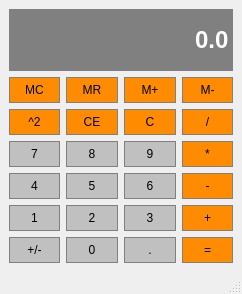
<?xml version="1.0" encoding="UTF-8"?>
<ui version="4.0">
 <class>Calculator</class>
 <widget class="QMainWindow" name="Calculator">
  <property name="geometry">
   <rect>
    <x>0</x>
    <y>0</y>
    <width>242</width>
    <height>294</height>
   </rect>
  </property>
  <property name="windowTitle">
   <string>Calculator</string>
  </property>
  <widget class="QWidget" name="centralwidget">
   <layout class="QGridLayout" name="gridLayout">
    <item row="6" column="0">
     <widget class="QPushButton" name="Sign">
      <property name="sizePolicy">
       <sizepolicy hsizetype="Preferred" vsizetype="Preferred">
        <horstretch>0</horstretch>
        <verstretch>0</verstretch>
       </sizepolicy>
      </property>
      <property name="styleSheet">
       <string notr="true">QPushButton {
	background-color: #C0C0C0;
	border: 1px solid gray;
	padding: 5px;
}

QPushButton:pressed {
	background-color: #A9A9A9;
	border: 1px solid gray;
	padding: 5px;
}</string>
      </property>
      <property name="text">
       <string>+/-</string>
      </property>
     </widget>
    </item>
    <item row="5" column="2">
     <widget class="QPushButton" name="Button3">
      <property name="sizePolicy">
       <sizepolicy hsizetype="Preferred" vsizetype="Preferred">
        <horstretch>0</horstretch>
        <verstretch>0</verstretch>
       </sizepolicy>
      </property>
      <property name="styleSheet">
       <string notr="true">QPushButton {
	background-color: #C0C0C0;
	border: 1px solid gray;
	padding: 5px;
}

QPushButton:pressed {
	background-color: #A9A9A9;
	border: 1px solid gray;
	padding: 5px;
}</string>
      </property>
      <property name="text">
       <string>3</string>
      </property>
     </widget>
    </item>
    <item row="3" column="0">
     <widget class="QPushButton" name="Button7">
      <property name="sizePolicy">
       <sizepolicy hsizetype="Preferred" vsizetype="Preferred">
        <horstretch>0</horstretch>
        <verstretch>0</verstretch>
       </sizepolicy>
      </property>
      <property name="styleSheet">
       <string notr="true">QPushButton {
	background-color: #C0C0C0;
	border: 1px solid gray;
	padding: 5px;
}

QPushButton:pressed {
	background-color: #A9A9A9;
	border: 1px solid gray;
	padding: 5px;
}</string>
      </property>
      <property name="text">
       <string>7</string>
      </property>
     </widget>
    </item>
    <item row="6" column="1">
     <widget class="QPushButton" name="Button0">
      <property name="sizePolicy">
       <sizepolicy hsizetype="Preferred" vsizetype="Preferred">
        <horstretch>0</horstretch>
        <verstretch>0</verstretch>
       </sizepolicy>
      </property>
      <property name="styleSheet">
       <string notr="true">QPushButton {
	background-color: #C0C0C0;
	border: 1px solid gray;
	padding: 5px;
}

QPushButton:pressed {
	background-color: #A9A9A9;
	border: 1px solid gray;
	padding: 5px;
}</string>
      </property>
      <property name="text">
       <string>0</string>
      </property>
     </widget>
    </item>
    <item row="4" column="1">
     <widget class="QPushButton" name="Button5">
      <property name="sizePolicy">
       <sizepolicy hsizetype="Preferred" vsizetype="Preferred">
        <horstretch>0</horstretch>
        <verstretch>0</verstretch>
       </sizepolicy>
      </property>
      <property name="styleSheet">
       <string notr="true">QPushButton {
	background-color: #C0C0C0;
	border: 1px solid gray;
	padding: 5px;
}

QPushButton:pressed {
	background-color: #A9A9A9;
	border: 1px solid gray;
	padding: 5px;
}</string>
      </property>
      <property name="text">
       <string>5</string>
      </property>
     </widget>
    </item>
    <item row="4" column="2">
     <widget class="QPushButton" name="Button6">
      <property name="sizePolicy">
       <sizepolicy hsizetype="Preferred" vsizetype="Preferred">
        <horstretch>0</horstretch>
        <verstretch>0</verstretch>
       </sizepolicy>
      </property>
      <property name="styleSheet">
       <string notr="true">QPushButton {
	background-color: #C0C0C0;
	border: 1px solid gray;
	padding: 5px;
}

QPushButton:pressed {
	background-color: #A9A9A9;
	border: 1px solid gray;
	padding: 5px;
}</string>
      </property>
      <property name="text">
       <string>6</string>
      </property>
     </widget>
    </item>
    <item row="5" column="3">
     <widget class="QPushButton" name="Add">
      <property name="sizePolicy">
       <sizepolicy hsizetype="Preferred" vsizetype="Preferred">
        <horstretch>0</horstretch>
        <verstretch>0</verstretch>
       </sizepolicy>
      </property>
      <property name="styleSheet">
       <string notr="true">QPushButton {
	background-color: #FF8C00;
	border: 1px solid gray;
	padding: 5px;
}

QPushButton:pressed {
	background-color: #A9A9A9;
	border: 1px solid gray;
	padding: 5px;
}</string>
      </property>
      <property name="text">
       <string>+</string>
      </property>
     </widget>
    </item>
    <item row="6" column="3">
     <widget class="QPushButton" name="Equals">
      <property name="sizePolicy">
       <sizepolicy hsizetype="Preferred" vsizetype="Preferred">
        <horstretch>0</horstretch>
        <verstretch>0</verstretch>
       </sizepolicy>
      </property>
      <property name="styleSheet">
       <string notr="true">QPushButton {
	background-color: #FF8C00;
	border: 1px solid gray;
	padding: 5px;
}

QPushButton:pressed {
	background-color: #A9A9A9;
	border: 1px solid gray;
	padding: 5px;
}</string>
      </property>
      <property name="text">
       <string>=</string>
      </property>
     </widget>
    </item>
    <item row="5" column="0">
     <widget class="QPushButton" name="Button1">
      <property name="sizePolicy">
       <sizepolicy hsizetype="Preferred" vsizetype="Preferred">
        <horstretch>0</horstretch>
        <verstretch>0</verstretch>
       </sizepolicy>
      </property>
      <property name="styleSheet">
       <string notr="true">QPushButton {
	background-color: #C0C0C0;
	border: 1px solid gray;
	padding: 5px;
}

QPushButton:pressed {
	background-color: #A9A9A9;
	border: 1px solid gray;
	padding: 5px;
}</string>
      </property>
      <property name="text">
       <string>1</string>
      </property>
     </widget>
    </item>
    <item row="4" column="0">
     <widget class="QPushButton" name="Button4">
      <property name="sizePolicy">
       <sizepolicy hsizetype="Preferred" vsizetype="Preferred">
        <horstretch>0</horstretch>
        <verstretch>0</verstretch>
       </sizepolicy>
      </property>
      <property name="styleSheet">
       <string notr="true">QPushButton {
	background-color: #C0C0C0;
	border: 1px solid gray;
	padding: 5px;
}

QPushButton:pressed {
	background-color: #A9A9A9;
	border: 1px solid gray;
	padding: 5px;
}</string>
      </property>
      <property name="text">
       <string>4</string>
      </property>
     </widget>
    </item>
    <item row="2" column="3">
     <widget class="QPushButton" name="Divide">
      <property name="sizePolicy">
       <sizepolicy hsizetype="Preferred" vsizetype="Preferred">
        <horstretch>0</horstretch>
        <verstretch>0</verstretch>
       </sizepolicy>
      </property>
      <property name="styleSheet">
       <string notr="true">QPushButton {
	background-color: #FF8C00;
	border: 1px solid gray;
	padding: 5px;
}

QPushButton:pressed {
	background-color: #A9A9A9;
	border: 1px solid gray;
	padding: 5px;
}</string>
      </property>
      <property name="text">
       <string>/</string>
      </property>
     </widget>
    </item>
    <item row="3" column="1">
     <widget class="QPushButton" name="Button8">
      <property name="sizePolicy">
       <sizepolicy hsizetype="Preferred" vsizetype="Preferred">
        <horstretch>0</horstretch>
        <verstretch>0</verstretch>
       </sizepolicy>
      </property>
      <property name="styleSheet">
       <string notr="true">QPushButton {
	background-color: #C0C0C0;
	border: 1px solid gray;
	padding: 5px;
}

QPushButton:pressed {
	background-color: #A9A9A9;
	border: 1px solid gray;
	padding: 5px;
}</string>
      </property>
      <property name="text">
       <string>8</string>
      </property>
     </widget>
    </item>
    <item row="3" column="3">
     <widget class="QPushButton" name="Multiply">
      <property name="sizePolicy">
       <sizepolicy hsizetype="Preferred" vsizetype="Preferred">
        <horstretch>0</horstretch>
        <verstretch>0</verstretch>
       </sizepolicy>
      </property>
      <property name="styleSheet">
       <string notr="true">QPushButton {
	background-color: #FF8C00;
	border: 1px solid gray;
	padding: 5px;
}

QPushButton:pressed {
	background-color: #A9A9A9;
	border: 1px solid gray;
	padding: 5px;
}</string>
      </property>
      <property name="text">
       <string>*</string>
      </property>
     </widget>
    </item>
    <item row="0" column="0" colspan="4">
     <widget class="QLineEdit" name="Display">
      <property name="sizePolicy">
       <sizepolicy hsizetype="Expanding" vsizetype="Expanding">
        <horstretch>0</horstretch>
        <verstretch>0</verstretch>
       </sizepolicy>
      </property>
      <property name="font">
       <font>
        <family>Arial</family>
        <pointsize>18</pointsize>
        <bold>true</bold>
       </font>
      </property>
      <property name="styleSheet">
       <string notr="true">QLineEdit {
	background-color: gray;
	border: 1px solid gray;
	color: #ffffff;
}</string>
      </property>
      <property name="text">
       <string>0.0</string>
      </property>
      <property name="alignment">
       <set>Qt::AlignRight|Qt::AlignTrailing|Qt::AlignVCenter</set>
      </property>
     </widget>
    </item>
    <item row="3" column="2">
     <widget class="QPushButton" name="Button9">
      <property name="sizePolicy">
       <sizepolicy hsizetype="Preferred" vsizetype="Preferred">
        <horstretch>0</horstretch>
        <verstretch>0</verstretch>
       </sizepolicy>
      </property>
      <property name="styleSheet">
       <string notr="true">QPushButton {
	background-color: #C0C0C0;
	border: 1px solid gray;
	padding: 5px;
}

QPushButton:pressed {
	background-color: #A9A9A9;
	border: 1px solid gray;
	padding: 5px;
}</string>
      </property>
      <property name="text">
       <string>9</string>
      </property>
     </widget>
    </item>
    <item row="5" column="1">
     <widget class="QPushButton" name="Button2">
      <property name="sizePolicy">
       <sizepolicy hsizetype="Preferred" vsizetype="Preferred">
        <horstretch>0</horstretch>
        <verstretch>0</verstretch>
       </sizepolicy>
      </property>
      <property name="styleSheet">
       <string notr="true">QPushButton {
	background-color: #C0C0C0;
	border: 1px solid gray;
	padding: 5px;
}

QPushButton:pressed {
	background-color: #A9A9A9;
	border: 1px solid gray;
	padding: 5px;
}</string>
      </property>
      <property name="text">
       <string>2</string>
      </property>
     </widget>
    </item>
    <item row="4" column="3">
     <widget class="QPushButton" name="Subtract">
      <property name="sizePolicy">
       <sizepolicy hsizetype="Preferred" vsizetype="Preferred">
        <horstretch>0</horstretch>
        <verstretch>0</verstretch>
       </sizepolicy>
      </property>
      <property name="styleSheet">
       <string notr="true">QPushButton {
	background-color: #FF8C00;
	border: 1px solid gray;
	padding: 5px;
}

QPushButton:pressed {
	background-color: #A9A9A9;
	border: 1px solid gray;
	padding: 5px;
}</string>
      </property>
      <property name="text">
       <string>-</string>
      </property>
     </widget>
    </item>
    <item row="1" column="0">
     <widget class="QPushButton" name="MemClear">
      <property name="styleSheet">
       <string notr="true">QPushButton {
	background-color: #FF8C00;
	border: 1px solid gray;
	padding: 5px;
}

QPushButton:pressed {
	background-color: #A9A9A9;
	border: 1px solid gray;
	padding: 5px;
}</string>
      </property>
      <property name="text">
       <string>MC</string>
      </property>
     </widget>
    </item>
    <item row="1" column="1">
     <widget class="QPushButton" name="MemRecall">
      <property name="sizePolicy">
       <sizepolicy hsizetype="Preferred" vsizetype="Preferred">
        <horstretch>0</horstretch>
        <verstretch>0</verstretch>
       </sizepolicy>
      </property>
      <property name="styleSheet">
       <string notr="true">QPushButton {
	background-color: #FF8C00;
	border: 1px solid gray;
	padding: 5px;
}

QPushButton:pressed {
	background-color: #A9A9A9;
	border: 1px solid gray;
	padding: 5px;
}</string>
      </property>
      <property name="text">
       <string>MR</string>
      </property>
     </widget>
    </item>
    <item row="1" column="2">
     <widget class="QPushButton" name="MemAdd">
      <property name="sizePolicy">
       <sizepolicy hsizetype="Preferred" vsizetype="Preferred">
        <horstretch>0</horstretch>
        <verstretch>0</verstretch>
       </sizepolicy>
      </property>
      <property name="styleSheet">
       <string notr="true">QPushButton {
	background-color: #FF8C00;
	border: 1px solid gray;
	padding: 5px;
}

QPushButton:pressed {
	background-color: #A9A9A9;
	border: 1px solid gray;
	padding: 5px;
}</string>
      </property>
      <property name="text">
       <string>M+</string>
      </property>
     </widget>
    </item>
    <item row="1" column="3">
     <widget class="QPushButton" name="MemSub">
      <property name="sizePolicy">
       <sizepolicy hsizetype="Preferred" vsizetype="Preferred">
        <horstretch>0</horstretch>
        <verstretch>0</verstretch>
       </sizepolicy>
      </property>
      <property name="styleSheet">
       <string notr="true">QPushButton {
	background-color: #FF8C00;
	border: 1px solid gray;
	padding: 5px;
}

QPushButton:pressed {
	background-color: #A9A9A9;
	border: 1px solid gray;
	padding: 5px;
}</string>
      </property>
      <property name="text">
       <string>M-</string>
      </property>
     </widget>
    </item>
    <item row="2" column="0">
     <widget class="QPushButton" name="PowerTwo">
      <property name="styleSheet">
       <string notr="true">QPushButton {
	background-color: #FF8C00;
	border: 1px solid gray;
	padding: 5px;
}

QPushButton:pressed {
	background-color: #A9A9A9;
	border: 1px solid gray;
	padding: 5px;
}</string>
      </property>
      <property name="text">
       <string>^2</string>
      </property>
     </widget>
    </item>
    <item row="2" column="1">
     <widget class="QPushButton" name="ClearEntry">
      <property name="styleSheet">
       <string notr="true">QPushButton {
	background-color: #FF8C00;
	border: 1px solid gray;
	padding: 5px;
}

QPushButton:pressed {
	background-color: #A9A9A9;
	border: 1px solid gray;
	padding: 5px;
}</string>
      </property>
      <property name="text">
       <string>CE</string>
      </property>
     </widget>
    </item>
    <item row="2" column="2">
     <widget class="QPushButton" name="Clear">
      <property name="sizePolicy">
       <sizepolicy hsizetype="Preferred" vsizetype="Preferred">
        <horstretch>0</horstretch>
        <verstretch>0</verstretch>
       </sizepolicy>
      </property>
      <property name="styleSheet">
       <string notr="true">QPushButton {
	background-color: #FF8C00;
	border: 1px solid gray;
	padding: 5px;
}

QPushButton:pressed {
	background-color: #A9A9A9;
	border: 1px solid gray;
	padding: 5px;
}</string>
      </property>
      <property name="text">
       <string>C</string>
      </property>
     </widget>
    </item>
    <item row="6" column="2">
     <widget class="QPushButton" name="Dot">
      <property name="styleSheet">
       <string notr="true">QPushButton {
	background-color: #C0C0C0;
	border: 1px solid gray;
	padding: 5px;
}

QPushButton:pressed {
	background-color: #A9A9A9;
	border: 1px solid gray;
	padding: 5px;
}</string>
      </property>
      <property name="text">
       <string>.</string>
      </property>
     </widget>
    </item>
   </layout>
  </widget>
  <widget class="QStatusBar" name="statusbar"/>
 </widget>
 <resources/>
 <connections/>
</ui>
